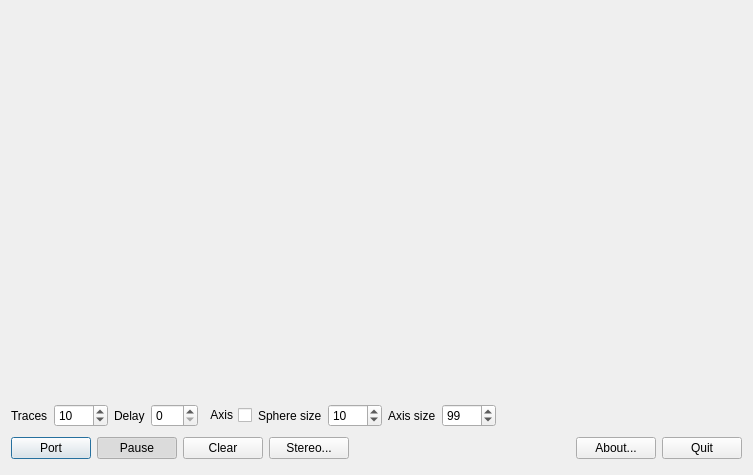
<?xml version="1.0" encoding="UTF-8"?>
<ui version="4.0">
 <class>Dialog</class>
 <widget class="QDialog" name="Dialog">
  <property name="enabled">
   <bool>true</bool>
  </property>
  <property name="geometry">
   <rect>
    <x>0</x>
    <y>0</y>
    <width>753</width>
    <height>475</height>
   </rect>
  </property>
  <property name="windowTitle">
   <string>DTracking (SRV Centre Image)</string>
  </property>
  <layout class="QVBoxLayout" name="verticalLayout_2">
   <item>
    <widget class="Viewer" name="viewer" native="true">
     <property name="sizePolicy">
      <sizepolicy hsizetype="Preferred" vsizetype="Preferred">
       <horstretch>1</horstretch>
       <verstretch>1</verstretch>
      </sizepolicy>
     </property>
    </widget>
   </item>
   <item>
    <layout class="QVBoxLayout" name="verticalLayout">
     <item>
      <layout class="QHBoxLayout" name="horizontalLayout_2">
       <item>
        <widget class="QLabel" name="label">
         <property name="text">
          <string>Traces</string>
         </property>
        </widget>
       </item>
       <item>
        <widget class="QSpinBox" name="tracesSpinBox">
         <property name="minimum">
          <number>1</number>
         </property>
         <property name="maximum">
          <number>1500</number>
         </property>
         <property name="value">
          <number>10</number>
         </property>
        </widget>
       </item>
       <item>
        <widget class="QLabel" name="label_2">
         <property name="text">
          <string>Delay</string>
         </property>
        </widget>
       </item>
       <item>
        <widget class="QSpinBox" name="delaySpinBox">
         <property name="maximum">
          <number>500</number>
         </property>
        </widget>
       </item>
       <item>
        <widget class="QCheckBox" name="axisCheckBox">
         <property name="enabled">
          <bool>true</bool>
         </property>
         <property name="layoutDirection">
          <enum>Qt::RightToLeft</enum>
         </property>
         <property name="text">
          <string>Axis</string>
         </property>
         <property name="checked">
          <bool>false</bool>
         </property>
        </widget>
       </item>
       <item>
        <widget class="QLabel" name="label_3">
         <property name="text">
          <string>Sphere size</string>
         </property>
        </widget>
       </item>
       <item>
        <widget class="QSpinBox" name="sphereSizeSpinBox">
         <property name="minimum">
          <number>1</number>
         </property>
         <property name="maximum">
          <number>1000</number>
         </property>
         <property name="value">
          <number>10</number>
         </property>
        </widget>
       </item>
       <item>
        <widget class="QLabel" name="label_4">
         <property name="text">
          <string>Axis size</string>
         </property>
        </widget>
       </item>
       <item>
        <widget class="QSpinBox" name="axisSizeSpinBox">
         <property name="enabled">
          <bool>true</bool>
         </property>
         <property name="minimum">
          <number>1</number>
         </property>
         <property name="maximum">
          <number>1000</number>
         </property>
         <property name="value">
          <number>99</number>
         </property>
        </widget>
       </item>
       <item>
        <spacer name="horizontalSpacer">
         <property name="orientation">
          <enum>Qt::Horizontal</enum>
         </property>
         <property name="sizeHint" stdset="0">
          <size>
           <width>40</width>
           <height>20</height>
          </size>
         </property>
        </spacer>
       </item>
      </layout>
     </item>
     <item>
      <layout class="QHBoxLayout" name="horizontalLayout">
       <item>
        <widget class="QPushButton" name="portButton">
         <property name="text">
          <string>Port</string>
         </property>
        </widget>
       </item>
       <item>
        <widget class="QPushButton" name="pauseButton">
         <property name="text">
          <string>Pause</string>
         </property>
         <property name="checkable">
          <bool>true</bool>
         </property>
         <property name="checked">
          <bool>true</bool>
         </property>
        </widget>
       </item>
       <item>
        <widget class="QPushButton" name="clearButton">
         <property name="text">
          <string>Clear</string>
         </property>
        </widget>
       </item>
       <item>
        <widget class="QPushButton" name="stereoButton">
         <property name="text">
          <string>Stereo...</string>
         </property>
         <property name="checkable">
          <bool>false</bool>
         </property>
        </widget>
       </item>
       <item>
        <spacer>
         <property name="orientation">
          <enum>Qt::Horizontal</enum>
         </property>
         <property name="sizeHint" stdset="0">
          <size>
           <width>141</width>
           <height>31</height>
          </size>
         </property>
        </spacer>
       </item>
       <item>
        <widget class="QPushButton" name="aboutButton">
         <property name="text">
          <string>About...</string>
         </property>
        </widget>
       </item>
       <item>
        <widget class="QPushButton" name="quitButton">
         <property name="text">
          <string>Quit</string>
         </property>
        </widget>
       </item>
      </layout>
     </item>
    </layout>
   </item>
  </layout>
 </widget>
 <customwidgets>
  <customwidget>
   <class>Viewer</class>
   <extends></extends>
   <header>Viewer.h</header>
   <slots>
    <slot>limitChanged(int)</slot>
    <slot>intervalChanged(int)</slot>
    <slot>pause(bool)</slot>
    <slot>axesChanged(bool)</slot>
    <slot>tailleSChanged(int)</slot>
    <slot>tailleAChanged(int)</slot>
    <slot>stereoDialog()</slot>
    <slot>changePort()</slot>
    <slot>clear()</slot>
    <slot>about()</slot>
   </slots>
  </customwidget>
 </customwidgets>
 <resources/>
 <connections>
  <connection>
   <sender>axisCheckBox</sender>
   <signal>toggled(bool)</signal>
   <receiver>viewer</receiver>
   <slot>setAxisDrawing(bool)</slot>
   <hints>
    <hint type="sourcelabel">
     <x>228</x>
     <y>422</y>
    </hint>
    <hint type="destinationlabel">
     <x>265</x>
     <y>221</y>
    </hint>
   </hints>
  </connection>
  <connection>
   <sender>axisSizeSpinBox</sender>
   <signal>valueChanged(int)</signal>
   <receiver>viewer</receiver>
   <slot>axisSizeChanged(int)</slot>
   <hints>
    <hint type="sourcelabel">
     <x>446</x>
     <y>424</y>
    </hint>
    <hint type="destinationlabel">
     <x>473</x>
     <y>228</y>
    </hint>
   </hints>
  </connection>
  <connection>
   <sender>stereoButton</sender>
   <signal>clicked()</signal>
   <receiver>viewer</receiver>
   <slot>showStereoDialog()</slot>
   <hints>
    <hint type="sourcelabel">
     <x>267</x>
     <y>450</y>
    </hint>
    <hint type="destinationlabel">
     <x>613</x>
     <y>178</y>
    </hint>
   </hints>
  </connection>
  <connection>
   <sender>portButton</sender>
   <signal>clicked()</signal>
   <receiver>viewer</receiver>
   <slot>changePort()</slot>
   <hints>
    <hint type="sourcelabel">
     <x>41</x>
     <y>444</y>
    </hint>
    <hint type="destinationlabel">
     <x>453</x>
     <y>229</y>
    </hint>
   </hints>
  </connection>
 </connections>
</ui>
